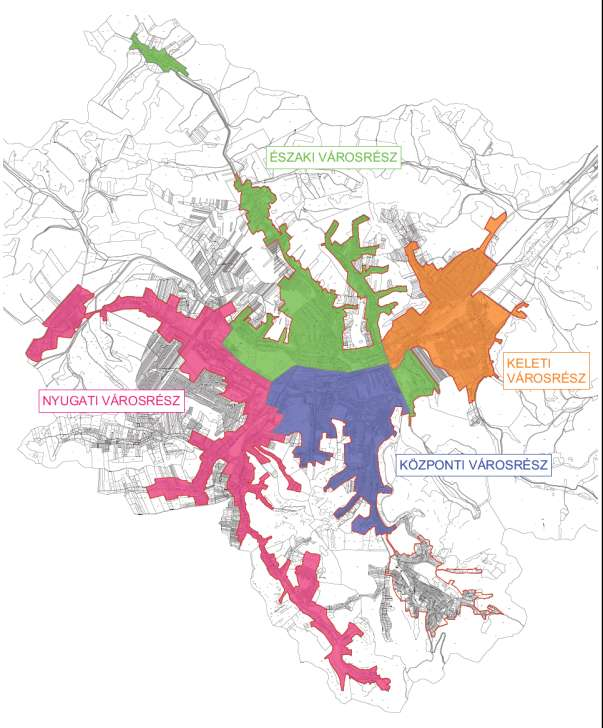
#> input picture data/neighborhoods/expansion-20261114-next/miskolc-ozd/ozd-2015-p247-0.jpeg, 603 x 728 px
$ python match-ozd-map-frames.py
#> lines starting #> are read from the running program, lines starting #| are printed output that depends on the picture; long printed decimals are rounded
#!/usr/bin/env python3
"""Match unchanged grey cadastral/road texture between two archived municipal maps."""
from pathlib import Path
import json,random
import numpy as np
from PIL import Image
from scipy.signal import fftconvolve
from scipy.ndimage import uniform_filter
HERE=Path(__file__).resolve().parent
src=np.asarray(Image.open(HERE/'ozd-2015-p247-0.jpeg').convert('RGB')).astype(float)
dst=np.asarray(Image.open(HERE/'ozd-map-p54.jpeg').convert('RGB')).astype(float)
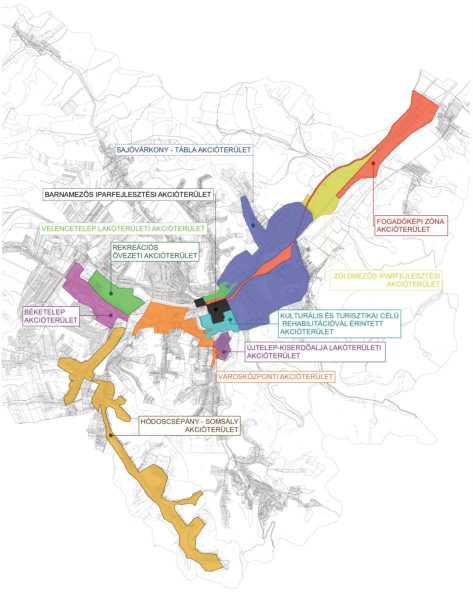
#> input picture data/neighborhoods/expansion-20261114-next/miskolc-ozd/ozd-map-p54.jpeg, 945 x 1188 px (shown at 1/2 size)
def roads(a):
 gray=a.mean(2);colour=a.max(2)-a.min(2);return np.where(colour<20,255-gray,0).astype(np.float32)
s,d=roads(src),roads(dst)
#> in roads (call 2), `colour = a.max(2) - a.min(2)`:
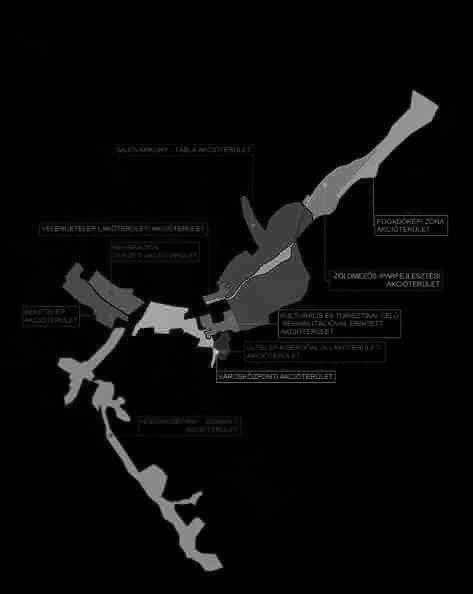
#> colour: shape (1188, 945) float64 (shown at 1/2 size); min 0, max 233, mean 9.7
#> in roads (call 2), `return np.where(colour < 20, 255 - gray, 0).astype(np.float32)`:
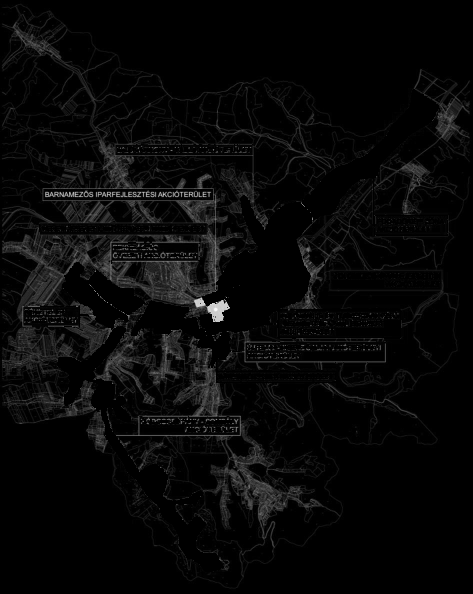
#> returned value: shape (1188, 945) float32 (shown at 1/2 size); min 0, max 253.3, mean 8.1
# Distributed low-colour patches cover actual grey streets/parcels; filled wards
# and text labels are not treated as a geographic control source.
patches=[]
for y in range(35,s.shape[0]-35,45):
 for x in range(35,s.shape[1]-35,45):
  p=s[y-18:y+19,x-18:x+19]
  colour=(src[y-18:y+19,x-18:x+19].max(2)-src[y-18:y+19,x-18:x+19].min(2)>20).mean()
  if colour<.02 and p.std()>12:patches.append((float(p.std()),x,y))
#> p: shape (37, 37) float32; every value is 0
#> after the loop, patches = 46 items, first 6: (19.46, 125, 80), (23.13, 215, 80), (14.06, 80, 125), (15.44, 125, 125), (12.04, 170, 125), (30.23, 215, 125)
patches=sorted(patches,reverse=True)[:28]
#> patches = 28 items, first 6: (34.43, 125, 440), (34.26, 215, 260), (32.13, 215, 530), (31.62, 80, 440), (31.17, 170, 440), (30.23, 215, 125)
allmatches=[]
for std,x,y in patches:
 best=None
 original=s[y-18:y+19,x-18:x+19]
 for scale in [1.25,1.4,1.55,1.7,1.85,2.0]:
  n=round(37*scale);n+=n%2==0
  patch=np.asarray(Image.fromarray(original).resize((n,n),Image.Resampling.BILINEAR));patch=patch-patch.mean();norm=np.linalg.norm(patch)
  corr=fftconvolve(d,patch[::-1,::-1],mode='same')
  mean=uniform_filter(d,size=n);meansq=uniform_filter(d*d,size=n);den=np.sqrt(np.maximum((meansq-mean*mean)*n*n,1))*norm
  score=corr/den;score[:n]=score[-n:]=-1;score[:,:n]=score[:,-n:]=-1
  yy,xx=np.unravel_index(np.argmax(score),score.shape);c=float(score[yy,xx])
  if best is None or c>best['correlation']:best={'source':[x,y],'target':[int(xx),int(yy)],'scale':scale,'correlation':c}
 allmatches.append(best)
 print(best,flush=True)
#> this loop made 28 passes
#> (std, x, y) on passes 1 to 12: (34.43, 125, 440), (34.26, 215, 260), (32.13, 215, 530), (31.62, 80, 440), (31.17, 170, 440), (30.23, 215, 125), (28.87, 395, 215), (28.78, 215, 215), (28.13, 485, 440), (27.01, 80, 215), (26.51, 170, 260), (24.76, 125, 485)
#| {'source': [125, 440], 'target': [600, 608], 'scale': 1.25, 'correlation': 0.4781}
#| {'source': [215, 260], 'target': [166, 424], 'scale': 1.55, 'correlation': 0.551}
#| {'source': [215, 530], 'target': [166, 873], 'scale': 1.7, 'correlation': 0.9397}
#| {'source': [80, 440], 'target': [340, 598], 'scale': 1.25, 'correlation': 0.6126}
#| {'source': [170, 440], 'target': [92, 723], 'scale': 1.7, 'correlation': 0.8029}
#| {'source': [215, 125], 'target': [167, 199], 'scale': 1.7, 'correlation': 0.8635}
#| {'source': [395, 215], 'target': [466, 348], 'scale': 1.7, 'correlation': 0.8955}
#| {'source': [215, 215], 'target': [167, 348], 'scale': 1.55, 'correlation': 0.6945}
#> (further printed lines are left out)
#> pass 1, `original=s[y-18:y+19,x-18:x+19]`:
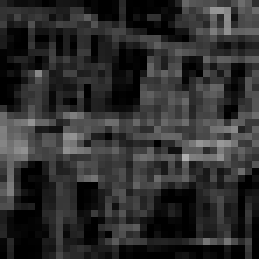
#> original: shape (37, 37) float32 (shown 7 times larger); min 0, max 174.3, mean 46
#> after the loop:
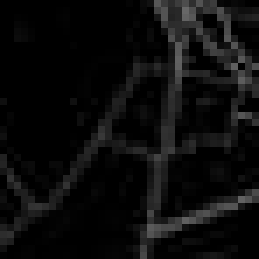
#> original: shape (37, 37) float32 (shown 7 times larger); min 0, max 103, mean 12.1
#> after the loop:
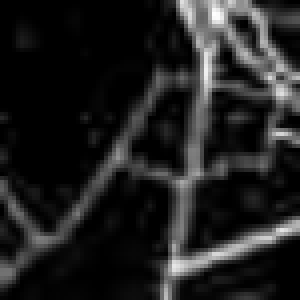
#> patch: shape (75, 75) float32 (shown 4 times larger); min -12.12, max 83.15, mean 0; drawn with min black and max white
#> after the loop:
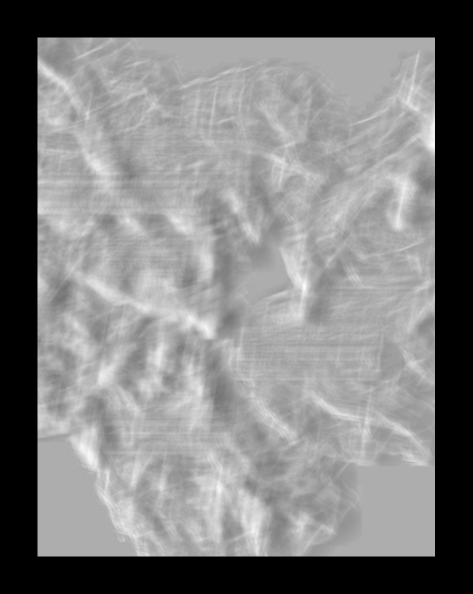
#> score: shape (1188, 945) float32 (shown at 1/2 size); min -1, max 0.468, mean -0.268; drawn with min black and max white
#> after the loop, allmatches = 28 items
# RANSAC uses spatial agreement; photographic correlations are registration
# evidence only, never an independent absolute geographic accuracy claim.
best=[];matrix=None;random.seed(2015)
for attempt in range(2500):
 rows=random.sample(allmatches,3);X=np.array([[*p['source'],1] for p in rows]);Y=np.array([p['target'] for p in rows])
 try:m=np.linalg.solve(X,Y)
 except np.linalg.LinAlgError:continue
 singular=np.linalg.svd(m[:2])[1]
 if singular.min()<.8 or singular.max()>2.8 or singular.max()/singular.min()>1.5 or np.linalg.det(m[:2])<=0:continue
 valid=[p for p in allmatches if np.linalg.norm(np.array([*p['source'],1])@m-p['target'])<12 and p['correlation']>.3]
 if len(valid)>len(best):best=valid;matrix=m
#> this loop made 2500 passes
#> (X, Y, singular, matrix) on passes 2, 18: ([[440, 440, 1], [215, 260, 1], [170, 440, 1]], [[509, 666], [166, 424], [92, 723]], [1.7, 1.46], [[1.54, -0.211], [-0.025, 1.61], [-159.6, 51.22]]), ([[215, 530, 1], [215, 125, 1], [170, 440, 1]], [[166, 873], [167, 199], [92, 723]], [1.66, 1.65], [[1.65, 0.00494], [-0.00247, 1.66], [-187.3, -10.09]])
#> (X, Y, m, singular) on passes 1, 3, 4, 5: ([[305, 530, 1], [215, 530, 1], [440, 440, 1]], [[413, 340], [166, 873], [509, 666]], [[2.74, -5.92], [3.05, -12.51], [-2040.6, 8774.2]], [14.39, 1.13]), ([[305, 530, 1], [440, 440, 1], [215, 530, 1]], [[413, 340], [509, 666], [166, 873]], [[2.74, -5.92], [3.05, -12.51], [-2040.6, 8774.2]], [14.39, 1.13]), ([[440, 665, 1], [440, 440, 1], [125, 350, 1]], [[541, 1097], [509, 666], [303, 661]], [[0.613, -0.531], [0.142, 1.92], [176.6, 56.98]], [1.99, 0.629]), ([[485, 170, 1], [530, 440, 1], [170, 440, 1]], [[616, 274], [349, 814], [92, 723]], [[0.714, 0.253], [-1.11, 1.96], [458.1, -181.4]], [2.25, 0.744])
if len(best)>=4:
 matrix=np.linalg.lstsq(np.array([[*p['source'],1] for p in best]),np.array([p['target'] for p in best]),rcond=None)[0]
#> matrix = [[1.67, -0.00179], [-0.000563, 1.66], [-192.1, -8.42]]
result={'method':'Photographic road/parcels normalized cross-correlation and affine consensus, not ground-truth accuracy','matches':allmatches,'inliers':best,'matrixSourceToMasterPixels':matrix.tolist() if matrix is not None else None}
(HERE/'ozd-2015-frame-match.json').write_text(json.dumps(result,indent=2)+'\n');print('inliers',len(best),'matrix',matrix,flush=True)
#| inliers 13 matrix [[ 1.66672217e+00 -1.79033211e-03]
#|  [-5.62935532e-04  1.66360014e+00]
#|  [-1.92118988e+02 -8.41526040e+00]]
